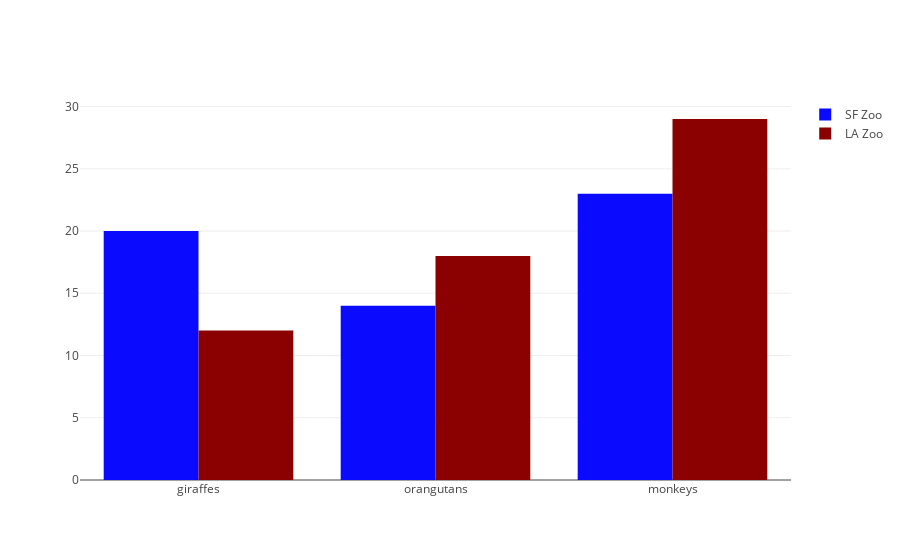

The notebook cell this image was saved under:
### Code cell
# Grouped bar chart
trace1 = go.Bar(
    x=['giraffes', 'orangutans', 'monkeys'],
    y=[20, 14, 23],
    name='SF Zoo',
    marker=dict(color='rgb(10,10,255)')
)
trace2 = go.Bar(
    x=['giraffes', 'orangutans', 'monkeys'],
    y=[12, 18, 29],
    name='LA Zoo',
    marker=dict(color='rgb(139,0,0)')
)

data = [trace1, trace2]
layout = go.Layout(
    barmode='group'
)

fig = go.Figure(data=data, layout=layout)
iplot(fig)

### Figure 1 — Plotly figure (JSON) as saved in the notebook; plotly's stock layout.template omitted (floating-point values rounded to 4 significant figures)
{"data": [{"marker": {"color": "rgb(10,10,255)"}, "name": "SF Zoo", "type": "bar", "uid": "ad1d9f5c-5198-4328-95f2-8038f1016878", "x": ["giraffes", "orangutans", "monkeys"], "y": [20, 14, 23]}, {"marker": {"color": "rgb(139,0,0)"}, "name": "LA Zoo", "type": "bar", "uid": "d3dbe128-df13-492a-bc87-e6582454b235", "x": ["giraffes", "orangutans", "monkeys"], "y": [12, 18, 29]}], "layout": {"barmode": "group"}}
